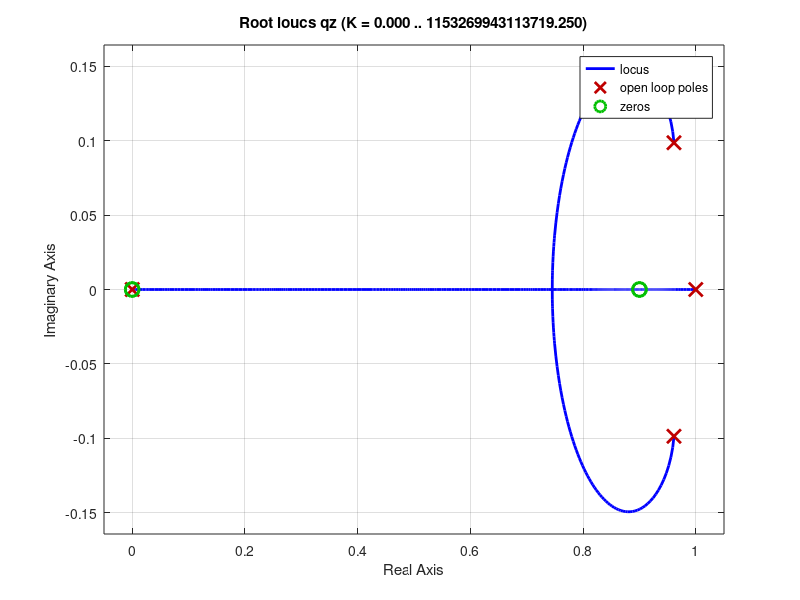

MATLAB code for this plot:
gpz = tf([0.0058540 0 0],[1 -1.9224928 0.9337476])
gcz = tf([1 -(0.9 + 0.9) 0.9*0.9], [1 -1 0])
cond_sinal = 3/14
adc_10bits = 1023/5
conv_cacc = 400/1023
conv_rads_rpm = 60/(2*pi)
ganho_tacogerador = 0.007

gz = adc_10bits * gcz * conv_cacc * gpz
hz = conv_rads_rpm * ganho_tacogerador * cond_sinal

qz = gz*hz

rlocus(qz)
